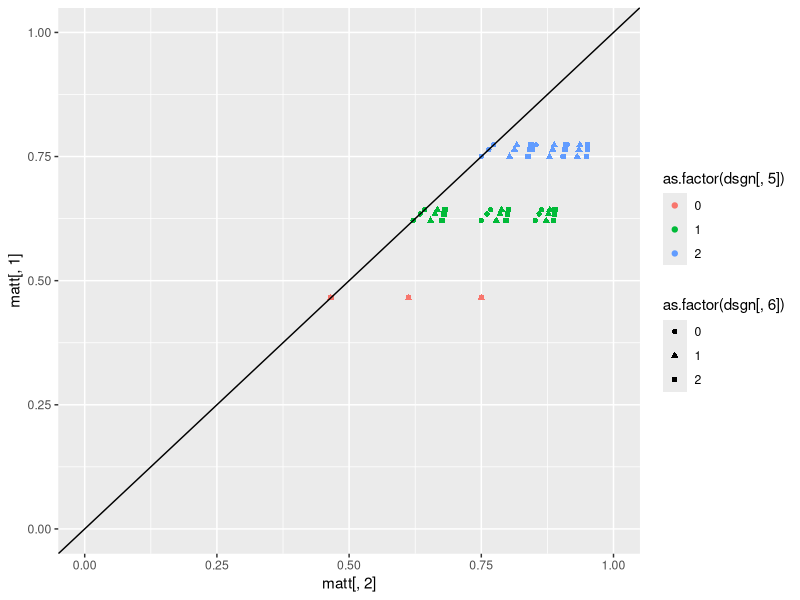
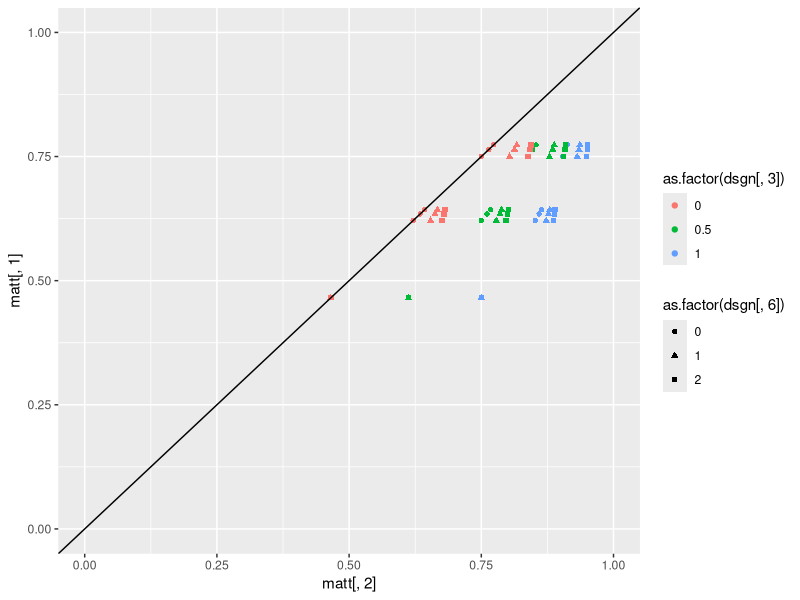

Write R code to recreate these figures, in order. (Note: this script raises an error after producing the figures.)
####
# This code sets determines how different parameter settings influence diff= P(y2=1|X1=X2=1)-P(y2=1|X1=X2=0)
#
#
######################################################################## Design of experiment
lvls <- list(NA)

fixlev<-c(0.5)  # levels for not interesting parameters
#seqlev<-round(seq(0,4,0.3333),3)  # levels for  interesting parameters
seqlev<-c(0,1,2) # levels for  interesting parameters

lvls[[1]] <- fixlev

lvls[[2]] <- c(0,0.5,5)

lvls[[3]] <- c(0,0.5,1) 

lvls[[4]] <- seqlev 

lvls[[5]] <- seqlev

lvls[[6]] <-seqlev

lvls[[7]] <- fixlev

lvls[[8]] <- c(0)

lvls[[9]] <- c(0)

lvls[[10]] <- c(0)

lvls[[11]] <- fixlev

interceptc<-(0)  # intercept for C1 and C2
intercepty<-(-1)   # intercept for Y1 and Y2
intercepth<-(-1)  #intercept for H
interceptz<-0.5
interceptx<-0.5

### factorial design
dsgn <- as.matrix(expand.grid(lvls[[1]], lvls[[2]], lvls[[3]], lvls[[4]], lvls[[5]], lvls[[6]], lvls[[7]], lvls[[8]], lvls[[9]], lvls[[10]], lvls[[11]]))
dim(dsgn)

######################################################################## CALCULATE TRUE VALUES OF diff
				matt <- matrix(0, dim(dsgn)[1], 2)

for (i in c(1:dim(dsgn)[1])) {
truetheta11 <- 0
kk <- 1
individual <- matrix(0, 8, 8)

 myH<-0
 myZ<-0
 myX1<-1
 myX2<-1
    for (c2i in 0:1) {
        for (y1i in 0:1) {
            for (c1i in 0:1) {
                individual[kk, 1:3] <- c(y1i, c1i, c2i)
 
                # P(C1=1 or =0)
                pc1<-1/(1+exp(-(interceptc )))
                aa <- (as.numeric(c1i == 1) * (pc1) + as.numeric(c1i == 0) * (1-pc1))

                # P(Y1=1 or =0|C1,X1)
                py1<-1/(1+exp(-(intercepty + dsgn[i, 5]*c1i + dsgn[i, 3]*myX1 + dsgn[i, 8]*myH)))
                bb <- as.numeric(y1i == 1) * (py1) + as.numeric(y1i == 0) * (1 - py1)

                # P(C2=1 or =0|C1,X1)
                pc2<-(1/(1+exp(-(interceptc + dsgn[i, 4]*c1i + dsgn[i, 6]*myX1))))
                cc <- as.numeric(c2i == 1) * (pc2)  + as.numeric(c2i == 0)*(1-pc2)
                
                # P(Y2=1|C2,X2,Y1)
                dd <- (as.numeric(y1i == 1) * 1 + as.numeric(y1i == 0) * ( (1/(1+exp(-(intercepty+dsgn[i, 9]*myZ + dsgn[i, 5]*c2i + dsgn[i, 3]*myX2 + dsgn[i, 8]*myH)))) ))                

                individual[kk, 5:8] <- c(aa, bb, cc, dd)
		
                # Product
                individual[kk, 4] <- aa * bb * cc * dd
                truetheta11 <- truetheta11 + individual[kk, 4]   

                kk <- kk + 1
            }
        }
    }
    
    
    
    truetheta00<- 0
    kk <- 1
    individual <- matrix(0, 8, 8)
    myH<-0
    myZ<-0
    myX1<-0
    myX2<-0

    for (c2i in 0:1) {
        for (y1i in 0:1) {
            for (c1i in 0:1) {
                individual[kk, 1:3] <- c(y1i, c1i, c2i)
 
                # P(C1=1 or =0)
                pc1<-1/(1+exp(-(interceptc )))
                aa <- (as.numeric(c1i == 1) * (pc1) + as.numeric(c1i == 0) * (1-pc1))

                # P(Y1=1 or =0|C1,X1)
                py1<-1/(1+exp(-(intercepty + dsgn[i, 5]*c1i + dsgn[i, 3]*myX1 + dsgn[i, 8]*myH)))
                bb <- as.numeric(y1i == 1) * (py1) + as.numeric(y1i == 0) * (1 - py1)

                # P(C2=1 or =0|C1,X1)
                pc2<-(1/(1+exp(-(interceptc + dsgn[i, 4]*c1i + dsgn[i, 6]*myX1))))
                cc <- as.numeric(c2i == 1) * (pc2)  + as.numeric(c2i == 0)*(1-pc2)
                
                # P(Y2=1|C2,X2,Y1)
                dd <- (as.numeric(y1i == 1) * 1 + as.numeric(y1i == 0) * ( (1/(1+exp(-(intercepty+dsgn[i, 9]*myZ + dsgn[i, 5]*c2i + dsgn[i, 3]*myX2 + dsgn[i, 8]*myH)))) ))                

                individual[kk, 5:8] <- c(aa, bb, cc, dd)
            

                # Product
                individual[kk, 4] <- aa * bb * cc * dd
                truetheta00 <- truetheta00 + individual[kk, 4]
                
                kk <- kk + 1
            }
        }
    }
  
    matt[i, ] <- c(truetheta00, truetheta11)
    print(i/dim(dsgn)[1])
}
######################################################################## 

library(ggplot2)
# Marginal probabilities of y2:
colMeans(matt)

diff<-round(matt[,2]-matt[,1],5)
summary(diff)

plot1<-qplot(matt[,2],matt[,1],  color=as.factor(dsgn[,5]), shape=as.factor(dsgn[,6]), ylim=c(0,1), xlim=c(0,1))+geom_abline(slope=1,intercept=0)
plot2<-qplot(matt[,2],matt[,1],  color=as.factor(dsgn[,3]), shape=as.factor(dsgn[,6]), ylim=c(0,1), xlim=c(0,1))+geom_abline(slope=1,intercept=0)
grid.arrange(plot1, plot2, ncol=1)

# Plots of interest:

#Theta3 has noticiable effect
qplot(dsgn[,3]+(dsgn[,6])/20, diff,  color=as.factor(dsgn[,5]), shape=as.factor(dsgn[,4]))

# Theta5 and Theta6 also have effect
qplot(dsgn[,5]+(dsgn[,6])/20, diff,  color=as.factor(dsgn[,3]), shape=as.factor(dsgn[,4]))
qplot(dsgn[,6]+(dsgn[,5])/20, diff,  color=as.factor(dsgn[,3]), shape=as.factor(dsgn[,4]))

######################################################################
mod1<-glm(diff~dsgn[,c(1:7,11)] + .*.*.,data=data.frame(dsgn[,c(1:7,11)]), family="binomial")
summary(mod1)
summary(mod1)$coefficients[summary(mod1)$coefficients[,4]<0.99,]


######################################################################## 






######################################################################## 
ppp <- 1
est <- matrix(0, dim(dsgn)[1], 2)
kkk <- 1
result <- matrix(0, dim(dsgn)[1], 2)
numsim <- 50  ### number of datasets generated under each scenario
Bayesresult <- matrix(0, dim(dsgn)[1] * numsim, 9)
n <- 200  ### size of each dataset
set.seed(13)  ### for reproducibility
seedlist <- sample(1:250000, size = numsim)

######################################################################## 
simdatasum<-matrix(0,dim(dsgn)[1],8)
colnames(simdatasum)<-c( "H",     "Z",    "C1",    "X1",    "C2",    "Y1",    "X2",    "Y2") 
for (i in c(1:dim(dsgn)[1])) {
    ### loop over datasets
    for (j in 1:numsim) {
        print(c(i, j))
        
#        set.seed(seedlist[j])

        H <- rbinom(n, size = 1, prob = (1/(1+exp(-(intercepth)))) )
        Z<-rbinom(n, 1, (1/(1+exp(-(interceptz + dsgn[i, 10]*H)))) )
        C1 <- rbinom(n, size = 1, prob = (1/(1+exp(-(interceptc)))) )
        X1<- rbinom(n, 1, (1/(1+exp(-(interceptx + dsgn[i, 1]*C1 + dsgn[i, 2]*H)))) ) 
        C2 <-rbinom(n, 1, (1/(1+exp(-(interceptc + dsgn[i, 4]*C1 + dsgn[i, 6]*X1)))) )         
        Y1 <-rbinom(n, 1, (1/(1+exp(-(intercepty + dsgn[i, 5]*C1 + dsgn[i, 3]*X1 + dsgn[i, 8]*H)))) ) 
        X2 <-rbinom(n, 1, (1/(1+exp(-(interceptx + dsgn[i, 1]*C2  + dsgn[i, 2]*H + dsgn[i, 7]*Y1 + dsgn[i, 9]*Z + dsgn[i, 11]*X1)))) )
        Y2 <- rep(1, n)  
        Y2[Y1 == 0]<-rbinom(length(Y2[Y1 == 0]), 1, (1/(1+exp(-(intercepty + dsgn[i, 9]*Z + dsgn[i, 5]*C2 + dsgn[i, 3]*X2 + dsgn[i, 8]*H)))) )     
        simdata <- data.frame(H,Z,C1,X1,C2,Y1,X2,Y2)
simdatasum[i,]<-colMeans(simdata)
        print(colMeans(simdata))

######################################################################## 
# ## BAYESIAN APPROACH WITHOUT Y1 (uniform priors):
        HprobB <- function(h, nm = 1) {
            ss <- sum(simdata$H)
            nn <- length(simdata$H)
            pp <- (rbeta(nm, (ss + 1), (nn - ss + 1)))
            if (h == 0) {
                return(1 - as.numeric(pp))
            }
            if (h == 1) {
                return(as.numeric(pp))
            }
        }
        
        
        C1probB <- function(h, c1, nm = 1) {
            ss <- sum(simdata$C1[simdata$H == h])
            nn <- length(simdata$C1[simdata$H == h])
            pp <- (rbeta(nm, (ss + 1), (nn - ss + 1)))
            if (c1 == 0) {
                return(1 - as.numeric(pp))
            }
            if (c1 == 1) {
                return(as.numeric(pp))
            }
        }
        
        C2probB <- function(h, c2, c1, x1, nm = 1) {
            ss <- sum(simdata$C2[simdata$H == h & simdata$C1 == c1 & simdata$X1 == x1])
            nn <- length(simdata$C2[simdata$H == h & simdata$C1 == c1 & simdata$X1 == x1])
            pp <- (rbeta(nm, (ss + 1), (nn - ss + 1)))
            if (c2 == 0) {
                return(1 - as.numeric(pp))
            }
            if (c2 == 1) {
                return(as.numeric(pp))
            }
        }
        
        Y2probB <- function(h, y2, c1, c2, x1, x2, nm = 1) {
            ss <- sum(simdata$Y2[simdata$H == h & simdata$C2 == c2 & simdata$X2 == x2 & simdata$C1 == c1 & simdata$X1 == x1])
            nn <- length(simdata$Y2[simdata$H == h & simdata$C2 == c2 & simdata$X2 == x2 & simdata$C1 == c1 & 
                simdata$X1 == x1])
            pp <- (rbeta(nm, (ss + 1), (nn - ss + 1)))
            if (y2 == 0) {
                return(1 - as.numeric(pp))
            }
            if (y2 == 1) {
                return(as.numeric(pp))
            }
        }
        
        
        nB <- 500
        sumtheta11B <- 0
        sumtheta00B <- 0
        for (c2i in 0:1) {
            for (c1i in 0:1) {
                for (hi in 0:1) {
                  
                  sumtheta11B <- sumtheta11B + HprobB(h = hi, nB) * C1probB(h = hi, c1 = c1i, nm = nB) * 
                  C2probB(h = hi,   c2 = c2i, c1 = c1i, x1 = 1, nm = nB) * 
                  Y2probB(h = hi, y2 = 1, c1 = c1i, c2 = c2i, x1 = 1,  x2 = 1, nm = nB)
                  
                  sumtheta00B <- sumtheta00B + HprobB(h = hi, nB) * C1probB(h = hi, c1 = c1i, nm = nB) * C2probB(h = hi, 
                    c2 = c2i, c1 = c1i, x1 = 0, nm = nB) * Y2probB(h = hi, y2 = 1, c1 = c1i, c2 = c2i, x1 = 0, 
                    x2 = 0, nm = nB)
                  
                }
            }
        }
        
        sumtheta00Bvec <- sumtheta00B
        sumtheta11Bvec <- sumtheta11B


########################

# ################################################################
# ## BAYESIAN APPROACH WITH Y1 (uniform priors):

C1probB<-function(c1,nm=1){
ss<-sum(simdata$C1)
nn<-length(simdata$C1)
pp<-(rbeta(nm,(ss+1),(nn-ss+1)))
if(c1==0){return(1-as.numeric(pp))}
if(c1==1){return(as.numeric(pp))}}

Y1probB<-function(y1,c1,x1,nm=1){
ss<-sum(simdata$Y1[simdata$X1==x1 & simdata$C1==c1])
nn<-length(simdata$Y1[simdata$X1==x1 & simdata$C1==c1])
pp<-(rbeta(nm,(ss+1),(nn-ss+1)))
if(y1==0){return(1-as.numeric(pp))}
if(y1==1){return(as.numeric(pp))}}

C2probB<-function(c2,c1,x1,nm=1){
ss<-sum(simdata$C2[simdata$C1==c1 & simdata$X1==x1])
nn<-length(simdata$C2[simdata$C1==c1 & simdata$X1==x1])
pp<-(rbeta(nm,(ss+1),(nn-ss+1)))
if(c2==0){return(1-as.numeric(pp))}
if(c2==1){return(as.numeric(pp))}}

Y2probB<-function(y2,c2,x2,y1,nm=1){
ss<-sum(simdata$Y2[simdata$C2==c2 & simdata$X2==x2 & simdata$Y1==y1])
nn<-length(simdata$Y2[simdata$C2==c2 & simdata$X2==x2 & simdata$Y1==y1])
pp<-(rbeta(nm,(ss+1),(nn-ss+1)))
if(y2==0){return(1-as.numeric(pp))}
if(y2==1){return(as.numeric(pp))}}

nB<-200
# Integrate over the values of C1 and C2: Prob(Y2=1 | X1=1 and X2=1)
sumtheta11B<-0
sumtheta00B<-0
for(c2i in 0:1){
for(y1i in 0:1){
for(c1i in 0:1){
sumtheta11B<-sumtheta11B+C1probB(c1=c1i,nm=nB)*Y1probB(y1=y1i,c1=c1i,x1=1,nm=nB)*C2probB(c2=c2i,c1=c1i,x1=1,nm=nB)*Y2probB(y2=1,c2=c2i,x2=1,y1=y1i,nm=nB)
sumtheta00B<-sumtheta00B +C1probB(c1=c1i,nm=nB)*Y1probB(y1=y1i,c1=c1i,x1=0,nm=nB)*C2probB(c2=c2i,c1=c1i,x1=0,nm=nB)*Y2probB(y2=1,c2=c2i,x2=0,y1=y1i,nm=nB)
}}}

sumtheta00BvecY1<-sumtheta00B
sumtheta11BvecY1<-sumtheta11B





#one-sided p-values:
        Bpval <- 1 - mean((sumtheta11Bvec - sumtheta00Bvec) > 0)
        BpvalY1<-1-mean((sumtheta11BvecY1-sumtheta00BvecY1)>0)
        Hpval <- (1-pnorm((summary(glm(Y2 ~ H, data = simdata, family = "binomial"))$coefficients[2, 3])))
        print(Bpval)
        print(Hpval)
        Bayesresult[kkk, ] <- c(i, j, c(1, 1), mean(sumtheta00Bvec), mean(sumtheta11Bvec), Bpval, Hpval, BpvalY1)
        kkk <- kkk + 1
    }
}

######################################################################## 


alpha<-0.1
AA <- Bayesresult
Bayesresult <- AA


power <- matrix(0, dim(dsgn)[1], 4)
for (i in (dim(dsgn)[1]:1)) {
    power[i, ] <- c(i, mean(Bayesresult[Bayesresult[, 1] == i, ][, 7] <= alpha), mean(Bayesresult[Bayesresult[, 
        1] == i, ][, 8] <= alpha), mean(Bayesresult[Bayesresult[,1] == i, ][, 9] <= alpha))
}




require(gridExtra)
plot1 <- qplot(diff,    power[, 2], col = as.factor(dsgn[, 3]), shape=as.factor(dsgn[, 5]), ylim=c(0,1))+geom_abline(slope=0,intercept=alpha)+  geom_jitter(width = 0.05, height = 0)+ggtitle("Power: g-comp|H")
plot2 <- qplot(diff,    power[, 3], col = as.factor(dsgn[, 2]), shape=as.factor(dsgn[, 3]), ylim=c(0,1))+geom_abline(slope=0,intercept=alpha)+  geom_jitter(width = 0.05, height = 0)+ggtitle("Power: Instrumental Variable")
grid.arrange(plot1, plot2, ncol=1) 

nullpower<-power[diff==0,]



require(gridExtra)
plot1 <- qplot((dsgn[, 5][diff==0]),    nullpower[, 2], col = as.factor(dsgn[, 4][diff==0]), shape=as.factor(dsgn[, 6][diff==0]), ylim=c(0,1))+geom_abline(slope=0,intercept=alpha)+  geom_jitter(width = 0.2, height = 0)
plot2 <- qplot((dsgn[, 5][diff==0]),    nullpower[, 3], col = as.factor(dsgn[, 4][diff==0]), shape=as.factor(dsgn[, 6][diff==0]), ylim=c(0,1))+geom_abline(slope=0,intercept=alpha)+  geom_jitter(width = 0.2, height = 0)
grid.arrange(plot1, plot2, ncol=1)

